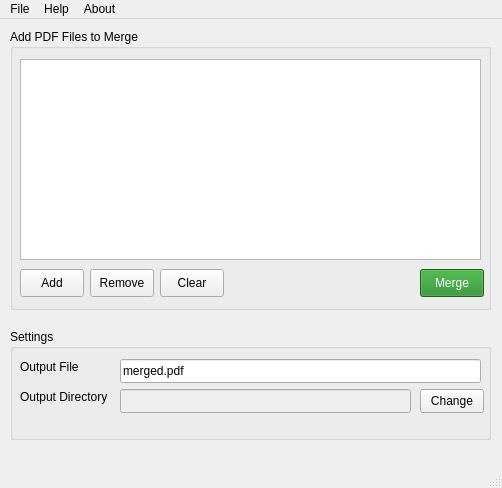
<?xml version="1.0" encoding="UTF-8"?>
<ui version="4.0">
 <class>MainWindow</class>
 <widget class="QMainWindow" name="MainWindow">
  <property name="geometry">
   <rect>
    <x>0</x>
    <y>0</y>
    <width>502</width>
    <height>488</height>
   </rect>
  </property>
  <property name="sizePolicy">
   <sizepolicy hsizetype="Preferred" vsizetype="Preferred">
    <horstretch>0</horstretch>
    <verstretch>0</verstretch>
   </sizepolicy>
  </property>
  <property name="acceptDrops">
   <bool>true</bool>
  </property>
  <property name="windowTitle">
   <string>PDF Merger</string>
  </property>
  <widget class="QWidget" name="centralwidget">
   <widget class="QGroupBox" name="mainGroupBox">
    <property name="geometry">
     <rect>
      <x>10</x>
      <y>310</y>
      <width>481</width>
      <height>111</height>
     </rect>
    </property>
    <property name="title">
     <string>Settings</string>
    </property>
    <widget class="QLineEdit" name="outputFileLineEdit">
     <property name="geometry">
      <rect>
       <x>110</x>
       <y>30</y>
       <width>361</width>
       <height>24</height>
      </rect>
     </property>
     <property name="text">
      <string>merged.pdf</string>
     </property>
    </widget>
    <widget class="QLabel" name="outputFileLabel">
     <property name="geometry">
      <rect>
       <x>10</x>
       <y>30</y>
       <width>81</width>
       <height>16</height>
      </rect>
     </property>
     <property name="text">
      <string>Output File</string>
     </property>
    </widget>
    <widget class="QPushButton" name="outputDirectoryButton">
     <property name="geometry">
      <rect>
       <x>410</x>
       <y>60</y>
       <width>64</width>
       <height>24</height>
      </rect>
     </property>
     <property name="text">
      <string>Change</string>
     </property>
    </widget>
    <widget class="QLabel" name="outputDirectoryLabel">
     <property name="geometry">
      <rect>
       <x>10</x>
       <y>60</y>
       <width>101</width>
       <height>16</height>
      </rect>
     </property>
     <property name="text">
      <string>Output Directory</string>
     </property>
    </widget>
    <widget class="QLineEdit" name="outputDirectoryLineEdit">
     <property name="enabled">
      <bool>false</bool>
     </property>
     <property name="geometry">
      <rect>
       <x>110</x>
       <y>60</y>
       <width>291</width>
       <height>24</height>
      </rect>
     </property>
     <property name="text">
      <string/>
     </property>
    </widget>
   </widget>
   <widget class="QGroupBox" name="settingsGroupBox">
    <property name="geometry">
     <rect>
      <x>10</x>
      <y>10</y>
      <width>481</width>
      <height>281</height>
     </rect>
    </property>
    <property name="title">
     <string>Add PDF Files to Merge</string>
    </property>
    <widget class="QListWidget" name="fileListWidget">
     <property name="geometry">
      <rect>
       <x>10</x>
       <y>30</y>
       <width>461</width>
       <height>201</height>
      </rect>
     </property>
     <property name="dragEnabled">
      <bool>false</bool>
     </property>
     <property name="dragDropMode">
      <enum>QAbstractItemView::InternalMove</enum>
     </property>
    </widget>
    <widget class="QPushButton" name="addButton">
     <property name="geometry">
      <rect>
       <x>10</x>
       <y>240</y>
       <width>64</width>
       <height>28</height>
      </rect>
     </property>
     <property name="text">
      <string>Add</string>
     </property>
    </widget>
    <widget class="QPushButton" name="removeButton">
     <property name="geometry">
      <rect>
       <x>80</x>
       <y>240</y>
       <width>64</width>
       <height>28</height>
      </rect>
     </property>
     <property name="text">
      <string>Remove</string>
     </property>
    </widget>
    <widget class="QPushButton" name="mergeButton">
     <property name="geometry">
      <rect>
       <x>410</x>
       <y>240</y>
       <width>64</width>
       <height>28</height>
      </rect>
     </property>
     <property name="styleSheet">
      <string notr="true">background-color: #228b22;
color: white;</string>
     </property>
     <property name="text">
      <string>Merge</string>
     </property>
    </widget>
    <widget class="QPushButton" name="clearButton">
     <property name="geometry">
      <rect>
       <x>150</x>
       <y>240</y>
       <width>64</width>
       <height>28</height>
      </rect>
     </property>
     <property name="text">
      <string>Clear</string>
     </property>
    </widget>
   </widget>
  </widget>
  <widget class="QMenuBar" name="menubar">
   <property name="geometry">
    <rect>
     <x>0</x>
     <y>0</y>
     <width>502</width>
     <height>25</height>
    </rect>
   </property>
   <widget class="QMenu" name="menuFile">
    <property name="title">
     <string>File</string>
    </property>
    <addaction name="actionExit"/>
   </widget>
   <widget class="QMenu" name="menuHelp">
    <property name="title">
     <string>Help</string>
    </property>
   </widget>
   <widget class="QMenu" name="menuAbout">
    <property name="title">
     <string>About</string>
    </property>
   </widget>
   <addaction name="menuFile"/>
   <addaction name="menuHelp"/>
   <addaction name="menuAbout"/>
  </widget>
  <widget class="QStatusBar" name="statusbar"/>
  <action name="actionExit">
   <property name="text">
    <string>Exit</string>
   </property>
  </action>
 </widget>
 <resources/>
 <connections/>
</ui>
